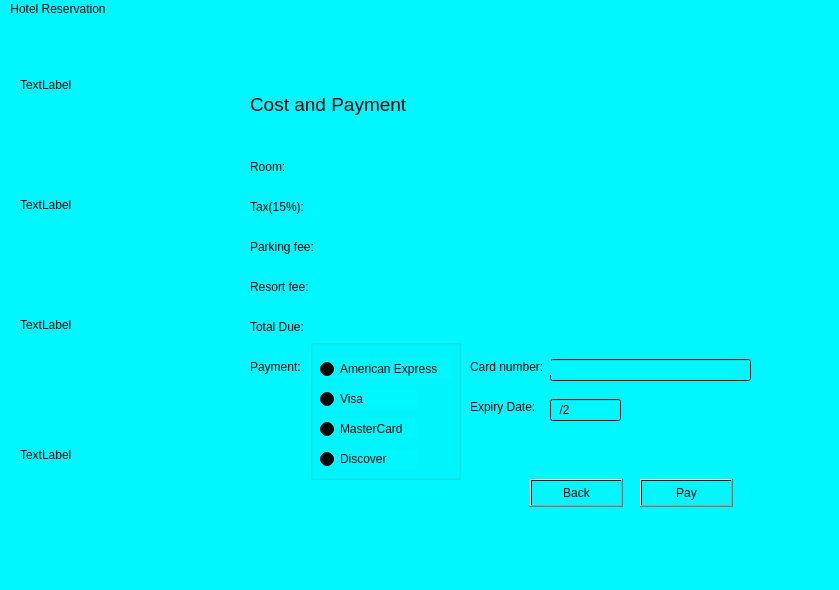
<?xml version="1.0" encoding="UTF-8"?>
<ui version="4.0">
 <class>Lab2Main</class>
 <widget class="QMainWindow" name="Lab2Main">
  <property name="geometry">
   <rect>
    <x>0</x>
    <y>0</y>
    <width>839</width>
    <height>590</height>
   </rect>
  </property>
  <property name="windowTitle">
   <string>Lab2Main</string>
  </property>
  <property name="autoFillBackground">
   <bool>false</bool>
  </property>
  <property name="styleSheet">
   <string notr="true">background-color: qlineargradient(spread:pad, x1:0, y1:0, x2:1, y2:1, stop:1 rgba(0, 247, 254, 255));</string>
  </property>
  <widget class="QWidget" name="centralwidget">
   <widget class="QLabel" name="imagelabel">
    <property name="geometry">
     <rect>
      <x>20</x>
      <y>30</y>
      <width>171</width>
      <height>71</height>
     </rect>
    </property>
    <property name="text">
     <string>TextLabel</string>
    </property>
   </widget>
   <widget class="QStackedWidget" name="stackedWidget">
    <property name="geometry">
     <rect>
      <x>200</x>
      <y>50</y>
      <width>561</width>
      <height>471</height>
     </rect>
    </property>
    <property name="autoFillBackground">
     <bool>false</bool>
    </property>
    <property name="currentIndex">
     <number>1</number>
    </property>
    <widget class="QWidget" name="page">
     <widget class="QLabel" name="label">
      <property name="geometry">
       <rect>
        <x>50</x>
        <y>60</y>
        <width>121</width>
        <height>31</height>
       </rect>
      </property>
      <property name="text">
       <string>Reservation Name:</string>
      </property>
     </widget>
     <widget class="QTextEdit" name="textEdit">
      <property name="geometry">
       <rect>
        <x>190</x>
        <y>60</y>
        <width>351</width>
        <height>31</height>
       </rect>
      </property>
     </widget>
     <widget class="QLabel" name="label_2">
      <property name="geometry">
       <rect>
        <x>50</x>
        <y>110</y>
        <width>111</width>
        <height>31</height>
       </rect>
      </property>
      <property name="text">
       <string>Room type:</string>
      </property>
     </widget>
     <widget class="QLabel" name="label_3">
      <property name="geometry">
       <rect>
        <x>190</x>
        <y>190</y>
        <width>91</width>
        <height>16</height>
       </rect>
      </property>
      <property name="text">
       <string>Adults(18+):</string>
      </property>
     </widget>
     <widget class="QLabel" name="label_4">
      <property name="geometry">
       <rect>
        <x>50</x>
        <y>190</y>
        <width>101</width>
        <height>16</height>
       </rect>
      </property>
      <property name="text">
       <string>No. of People:</string>
      </property>
     </widget>
     <widget class="QSpinBox" name="spinBox">
      <property name="geometry">
       <rect>
        <x>270</x>
        <y>190</y>
        <width>42</width>
        <height>22</height>
       </rect>
      </property>
      <property name="minimum">
       <number>1</number>
      </property>
      <property name="maximum">
       <number>4</number>
      </property>
     </widget>
     <widget class="QSpinBox" name="spinBox_2">
      <property name="geometry">
       <rect>
        <x>430</x>
        <y>190</y>
        <width>42</width>
        <height>22</height>
       </rect>
      </property>
      <property name="maximum">
       <number>4</number>
      </property>
     </widget>
     <widget class="QLabel" name="label_5">
      <property name="geometry">
       <rect>
        <x>370</x>
        <y>190</y>
        <width>56</width>
        <height>16</height>
       </rect>
      </property>
      <property name="text">
       <string>Children:</string>
      </property>
     </widget>
     <widget class="QLabel" name="label_6">
      <property name="geometry">
       <rect>
        <x>50</x>
        <y>240</y>
        <width>56</width>
        <height>16</height>
       </rect>
      </property>
      <property name="text">
       <string>Check-in:</string>
      </property>
     </widget>
     <widget class="QDateEdit" name="dateEdit">
      <property name="geometry">
       <rect>
        <x>190</x>
        <y>240</y>
        <width>110</width>
        <height>22</height>
       </rect>
      </property>
     </widget>
     <widget class="QLabel" name="label_8">
      <property name="geometry">
       <rect>
        <x>190</x>
        <y>120</y>
        <width>31</width>
        <height>16</height>
       </rect>
      </property>
      <property name="text">
       <string>Size:</string>
      </property>
     </widget>
     <widget class="QGroupBox" name="groupBox">
      <property name="geometry">
       <rect>
        <x>230</x>
        <y>100</y>
        <width>120</width>
        <height>80</height>
       </rect>
      </property>
      <property name="title">
       <string/>
      </property>
      <widget class="QRadioButton" name="radioButton_2">
       <property name="geometry">
        <rect>
         <x>0</x>
         <y>40</y>
         <width>97</width>
         <height>20</height>
        </rect>
       </property>
       <property name="text">
        <string>1 King bed</string>
       </property>
      </widget>
      <widget class="QRadioButton" name="radioButton">
       <property name="geometry">
        <rect>
         <x>0</x>
         <y>20</y>
         <width>97</width>
         <height>20</height>
        </rect>
       </property>
       <property name="text">
        <string>2 Queen bed</string>
       </property>
       <property name="checked">
        <bool>true</bool>
       </property>
      </widget>
     </widget>
     <widget class="QGroupBox" name="groupBox_2">
      <property name="geometry">
       <rect>
        <x>430</x>
        <y>100</y>
        <width>111</width>
        <height>80</height>
       </rect>
      </property>
      <property name="title">
       <string/>
      </property>
      <widget class="QRadioButton" name="radioButton_3">
       <property name="geometry">
        <rect>
         <x>0</x>
         <y>40</y>
         <width>97</width>
         <height>20</height>
        </rect>
       </property>
       <property name="text">
        <string>Atrium</string>
       </property>
      </widget>
      <widget class="QRadioButton" name="radioButton_4">
       <property name="geometry">
        <rect>
         <x>0</x>
         <y>20</y>
         <width>97</width>
         <height>20</height>
        </rect>
       </property>
       <property name="text">
        <string>Standard</string>
       </property>
       <property name="checked">
        <bool>true</bool>
       </property>
      </widget>
     </widget>
     <widget class="QLabel" name="label_9">
      <property name="geometry">
       <rect>
        <x>380</x>
        <y>120</y>
        <width>41</width>
        <height>16</height>
       </rect>
      </property>
      <property name="text">
       <string>View:</string>
      </property>
     </widget>
     <widget class="QLabel" name="label_10">
      <property name="geometry">
       <rect>
        <x>50</x>
        <y>330</y>
        <width>121</width>
        <height>16</height>
       </rect>
      </property>
      <property name="text">
       <string>Parking (+$12.75):</string>
      </property>
     </widget>
     <widget class="QCheckBox" name="checkBox">
      <property name="geometry">
       <rect>
        <x>190</x>
        <y>330</y>
        <width>83</width>
        <height>20</height>
       </rect>
      </property>
      <property name="text">
       <string/>
      </property>
      <property name="checked">
       <bool>false</bool>
      </property>
     </widget>
     <widget class="QPushButton" name="NextButton">
      <property name="geometry">
       <rect>
        <x>440</x>
        <y>410</y>
        <width>93</width>
        <height>28</height>
       </rect>
      </property>
      <property name="text">
       <string>Next</string>
      </property>
     </widget>
     <widget class="QLabel" name="label_11">
      <property name="geometry">
       <rect>
        <x>50</x>
        <y>370</y>
        <width>111</width>
        <height>16</height>
       </rect>
      </property>
      <property name="text">
       <string>Estimated price:</string>
      </property>
     </widget>
     <widget class="QLabel" name="estimatePrice">
      <property name="geometry">
       <rect>
        <x>190</x>
        <y>370</y>
        <width>201</width>
        <height>21</height>
       </rect>
      </property>
      <property name="text">
       <string/>
      </property>
     </widget>
     <widget class="QLabel" name="label_14">
      <property name="geometry">
       <rect>
        <x>50</x>
        <y>20</y>
        <width>211</width>
        <height>21</height>
       </rect>
      </property>
      <property name="font">
       <font>
        <pointsize>14</pointsize>
       </font>
      </property>
      <property name="text">
       <string>Reservation Details</string>
      </property>
     </widget>
     <widget class="QLabel" name="label_7">
      <property name="geometry">
       <rect>
        <x>50</x>
        <y>280</y>
        <width>91</width>
        <height>16</height>
       </rect>
      </property>
      <property name="text">
       <string>Days of stay:</string>
      </property>
     </widget>
     <widget class="QSpinBox" name="spinBox_3">
      <property name="geometry">
       <rect>
        <x>190</x>
        <y>280</y>
        <width>42</width>
        <height>22</height>
       </rect>
      </property>
      <property name="minimum">
       <number>1</number>
      </property>
      <property name="maximum">
       <number>7</number>
      </property>
     </widget>
    </widget>
    <widget class="QWidget" name="page2">
     <widget class="QLabel" name="label_13">
      <property name="geometry">
       <rect>
        <x>50</x>
        <y>10</y>
        <width>271</width>
        <height>51</height>
       </rect>
      </property>
      <property name="font">
       <font>
        <pointsize>14</pointsize>
        <weight>50</weight>
        <bold>false</bold>
       </font>
      </property>
      <property name="text">
       <string>Cost and Payment</string>
      </property>
     </widget>
     <widget class="QLabel" name="label_15">
      <property name="geometry">
       <rect>
        <x>50</x>
        <y>90</y>
        <width>56</width>
        <height>16</height>
       </rect>
      </property>
      <property name="text">
       <string>Room:</string>
      </property>
     </widget>
     <widget class="QLabel" name="label_16">
      <property name="geometry">
       <rect>
        <x>50</x>
        <y>130</y>
        <width>71</width>
        <height>16</height>
       </rect>
      </property>
      <property name="text">
       <string>Tax(15%):</string>
      </property>
     </widget>
     <widget class="QLabel" name="label_17">
      <property name="geometry">
       <rect>
        <x>50</x>
        <y>170</y>
        <width>81</width>
        <height>16</height>
       </rect>
      </property>
      <property name="text">
       <string>Parking fee:</string>
      </property>
     </widget>
     <widget class="QLabel" name="label_18">
      <property name="geometry">
       <rect>
        <x>50</x>
        <y>210</y>
        <width>71</width>
        <height>16</height>
       </rect>
      </property>
      <property name="text">
       <string>Resort fee:</string>
      </property>
     </widget>
     <widget class="QLabel" name="label_19">
      <property name="geometry">
       <rect>
        <x>50</x>
        <y>250</y>
        <width>71</width>
        <height>16</height>
       </rect>
      </property>
      <property name="text">
       <string>Total Due:</string>
      </property>
     </widget>
     <widget class="QPushButton" name="pushButton_2">
      <property name="geometry">
       <rect>
        <x>440</x>
        <y>410</y>
        <width>93</width>
        <height>28</height>
       </rect>
      </property>
      <property name="text">
       <string>Pay</string>
      </property>
     </widget>
     <widget class="QPushButton" name="pushButton_3">
      <property name="geometry">
       <rect>
        <x>330</x>
        <y>410</y>
        <width>93</width>
        <height>28</height>
       </rect>
      </property>
      <property name="text">
       <string>Back</string>
      </property>
     </widget>
     <widget class="QLabel" name="label_20">
      <property name="geometry">
       <rect>
        <x>160</x>
        <y>90</y>
        <width>151</width>
        <height>16</height>
       </rect>
      </property>
      <property name="text">
       <string/>
      </property>
     </widget>
     <widget class="QLabel" name="label_21">
      <property name="geometry">
       <rect>
        <x>160</x>
        <y>130</y>
        <width>161</width>
        <height>16</height>
       </rect>
      </property>
      <property name="text">
       <string/>
      </property>
     </widget>
     <widget class="QLabel" name="label_22">
      <property name="geometry">
       <rect>
        <x>160</x>
        <y>170</y>
        <width>161</width>
        <height>16</height>
       </rect>
      </property>
      <property name="text">
       <string/>
      </property>
     </widget>
     <widget class="QLabel" name="label_23">
      <property name="geometry">
       <rect>
        <x>160</x>
        <y>210</y>
        <width>161</width>
        <height>16</height>
       </rect>
      </property>
      <property name="text">
       <string/>
      </property>
     </widget>
     <widget class="QLabel" name="label_24">
      <property name="geometry">
       <rect>
        <x>160</x>
        <y>250</y>
        <width>161</width>
        <height>16</height>
       </rect>
      </property>
      <property name="text">
       <string/>
      </property>
     </widget>
     <widget class="QLabel" name="label_25">
      <property name="geometry">
       <rect>
        <x>50</x>
        <y>290</y>
        <width>56</width>
        <height>16</height>
       </rect>
      </property>
      <property name="text">
       <string>Payment:</string>
      </property>
     </widget>
     <widget class="QGroupBox" name="groupBox_3">
      <property name="geometry">
       <rect>
        <x>110</x>
        <y>270</y>
        <width>151</width>
        <height>141</height>
       </rect>
      </property>
      <property name="title">
       <string/>
      </property>
      <widget class="QRadioButton" name="radioButton_5">
       <property name="geometry">
        <rect>
         <x>10</x>
         <y>20</y>
         <width>131</width>
         <height>20</height>
        </rect>
       </property>
       <property name="text">
        <string>American Express</string>
       </property>
      </widget>
      <widget class="QRadioButton" name="radioButton_6">
       <property name="geometry">
        <rect>
         <x>10</x>
         <y>50</y>
         <width>97</width>
         <height>20</height>
        </rect>
       </property>
       <property name="text">
        <string>Visa</string>
       </property>
      </widget>
      <widget class="QRadioButton" name="radioButton_7">
       <property name="geometry">
        <rect>
         <x>10</x>
         <y>80</y>
         <width>97</width>
         <height>20</height>
        </rect>
       </property>
       <property name="text">
        <string>MasterCard</string>
       </property>
      </widget>
      <widget class="QRadioButton" name="radioButton_8">
       <property name="geometry">
        <rect>
         <x>10</x>
         <y>110</y>
         <width>97</width>
         <height>20</height>
        </rect>
       </property>
       <property name="text">
        <string>Discover</string>
       </property>
      </widget>
     </widget>
     <widget class="QLineEdit" name="cardNumber">
      <property name="geometry">
       <rect>
        <x>350</x>
        <y>290</y>
        <width>201</width>
        <height>22</height>
       </rect>
      </property>
      <property name="text">
       <string/>
      </property>
     </widget>
     <widget class="QLabel" name="label_37">
      <property name="geometry">
       <rect>
        <x>270</x>
        <y>290</y>
        <width>81</width>
        <height>16</height>
       </rect>
      </property>
      <property name="text">
       <string>Card number:</string>
      </property>
     </widget>
     <widget class="QLabel" name="label_38">
      <property name="geometry">
       <rect>
        <x>270</x>
        <y>330</y>
        <width>81</width>
        <height>16</height>
       </rect>
      </property>
      <property name="text">
       <string>Expiry Date:</string>
      </property>
     </widget>
     <widget class="QLineEdit" name="lineEdit_2">
      <property name="geometry">
       <rect>
        <x>350</x>
        <y>330</y>
        <width>71</width>
        <height>22</height>
       </rect>
      </property>
      <property name="inputMask">
       <string>B9/2999</string>
      </property>
     </widget>
    </widget>
    <widget class="QWidget" name="page3">
     <widget class="QLabel" name="label_26">
      <property name="geometry">
       <rect>
        <x>50</x>
        <y>10</y>
        <width>271</width>
        <height>51</height>
       </rect>
      </property>
      <property name="font">
       <font>
        <pointsize>14</pointsize>
        <weight>50</weight>
        <bold>false</bold>
       </font>
      </property>
      <property name="text">
       <string>Reservation Confirmation</string>
      </property>
     </widget>
     <widget class="QLabel" name="label_27">
      <property name="geometry">
       <rect>
        <x>50</x>
        <y>80</y>
        <width>56</width>
        <height>16</height>
       </rect>
      </property>
      <property name="font">
       <font>
        <pointsize>10</pointsize>
       </font>
      </property>
      <property name="text">
       <string>Details:</string>
      </property>
     </widget>
     <widget class="QLabel" name="label_28">
      <property name="geometry">
       <rect>
        <x>90</x>
        <y>110</y>
        <width>56</width>
        <height>16</height>
       </rect>
      </property>
      <property name="text">
       <string>First Day:</string>
      </property>
     </widget>
     <widget class="QLabel" name="label_29">
      <property name="geometry">
       <rect>
        <x>90</x>
        <y>140</y>
        <width>56</width>
        <height>16</height>
       </rect>
      </property>
      <property name="text">
       <string>Nights:</string>
      </property>
     </widget>
     <widget class="QLabel" name="label_30">
      <property name="geometry">
       <rect>
        <x>90</x>
        <y>170</y>
        <width>71</width>
        <height>16</height>
       </rect>
      </property>
      <property name="text">
       <string>Room type:</string>
      </property>
     </widget>
     <widget class="QLabel" name="label_31">
      <property name="geometry">
       <rect>
        <x>90</x>
        <y>200</y>
        <width>111</width>
        <height>16</height>
       </rect>
      </property>
      <property name="text">
       <string>Parking included:</string>
      </property>
     </widget>
     <widget class="QLabel" name="label_32">
      <property name="geometry">
       <rect>
        <x>90</x>
        <y>230</y>
        <width>81</width>
        <height>16</height>
       </rect>
      </property>
      <property name="text">
       <string>No. of Adults:</string>
      </property>
     </widget>
     <widget class="QLabel" name="label_33">
      <property name="geometry">
       <rect>
        <x>270</x>
        <y>230</y>
        <width>101</width>
        <height>16</height>
       </rect>
      </property>
      <property name="text">
       <string>No. of children:</string>
      </property>
     </widget>
     <widget class="QLabel" name="label_34">
      <property name="geometry">
       <rect>
        <x>210</x>
        <y>110</y>
        <width>111</width>
        <height>16</height>
       </rect>
      </property>
      <property name="text">
       <string/>
      </property>
     </widget>
     <widget class="QLabel" name="label_35">
      <property name="geometry">
       <rect>
        <x>210</x>
        <y>140</y>
        <width>111</width>
        <height>16</height>
       </rect>
      </property>
      <property name="text">
       <string/>
      </property>
     </widget>
     <widget class="QLabel" name="roomLabel">
      <property name="geometry">
       <rect>
        <x>210</x>
        <y>170</y>
        <width>321</width>
        <height>16</height>
       </rect>
      </property>
      <property name="text">
       <string/>
      </property>
     </widget>
     <widget class="QLabel" name="parkinglabel">
      <property name="geometry">
       <rect>
        <x>210</x>
        <y>200</y>
        <width>91</width>
        <height>16</height>
       </rect>
      </property>
      <property name="text">
       <string/>
      </property>
     </widget>
     <widget class="QLabel" name="adultdisplay">
      <property name="geometry">
       <rect>
        <x>210</x>
        <y>230</y>
        <width>51</width>
        <height>16</height>
       </rect>
      </property>
      <property name="text">
       <string/>
      </property>
     </widget>
     <widget class="QLabel" name="childrendisplay">
      <property name="geometry">
       <rect>
        <x>370</x>
        <y>230</y>
        <width>61</width>
        <height>16</height>
       </rect>
      </property>
      <property name="text">
       <string/>
      </property>
     </widget>
     <widget class="QLabel" name="label_36">
      <property name="geometry">
       <rect>
        <x>50</x>
        <y>280</y>
        <width>181</width>
        <height>21</height>
       </rect>
      </property>
      <property name="font">
       <font>
        <pointsize>10</pointsize>
       </font>
      </property>
      <property name="text">
       <string>Payment Information:</string>
      </property>
     </widget>
     <widget class="QLabel" name="label_39">
      <property name="geometry">
       <rect>
        <x>90</x>
        <y>320</y>
        <width>91</width>
        <height>16</height>
       </rect>
      </property>
      <property name="text">
       <string>Total amount:</string>
      </property>
     </widget>
     <widget class="QLabel" name="totalLabel">
      <property name="geometry">
       <rect>
        <x>220</x>
        <y>320</y>
        <width>56</width>
        <height>16</height>
       </rect>
      </property>
      <property name="text">
       <string/>
      </property>
     </widget>
     <widget class="QLabel" name="paymentinfo">
      <property name="geometry">
       <rect>
        <x>90</x>
        <y>350</y>
        <width>261</width>
        <height>16</height>
       </rect>
      </property>
      <property name="text">
       <string/>
      </property>
     </widget>
     <widget class="QLabel" name="label_40">
      <property name="geometry">
       <rect>
        <x>130</x>
        <y>430</y>
        <width>351</width>
        <height>16</height>
       </rect>
      </property>
      <property name="font">
       <font>
        <pointsize>9</pointsize>
       </font>
      </property>
      <property name="text">
       <string>Thank you for your reservation at our hotel resort</string>
      </property>
     </widget>
    </widget>
   </widget>
   <widget class="QLabel" name="imagelabel2">
    <property name="geometry">
     <rect>
      <x>20</x>
      <y>140</y>
      <width>171</width>
      <height>91</height>
     </rect>
    </property>
    <property name="text">
     <string>TextLabel</string>
    </property>
   </widget>
   <widget class="QLabel" name="imagelabel3">
    <property name="geometry">
     <rect>
      <x>20</x>
      <y>260</y>
      <width>171</width>
      <height>91</height>
     </rect>
    </property>
    <property name="text">
     <string>TextLabel</string>
    </property>
   </widget>
   <widget class="QLabel" name="imagelabel4">
    <property name="geometry">
     <rect>
      <x>20</x>
      <y>390</y>
      <width>171</width>
      <height>91</height>
     </rect>
    </property>
    <property name="text">
     <string>TextLabel</string>
    </property>
   </widget>
  </widget>
  <widget class="QMenuBar" name="menubar">
   <property name="geometry">
    <rect>
     <x>0</x>
     <y>0</y>
     <width>839</width>
     <height>26</height>
    </rect>
   </property>
   <widget class="QMenu" name="menuHotel_Reservation">
    <property name="title">
     <string>Hotel Reservation</string>
    </property>
   </widget>
   <addaction name="menuHotel_Reservation"/>
  </widget>
  <widget class="QStatusBar" name="statusbar"/>
 </widget>
 <resources/>
 <connections/>
</ui>
